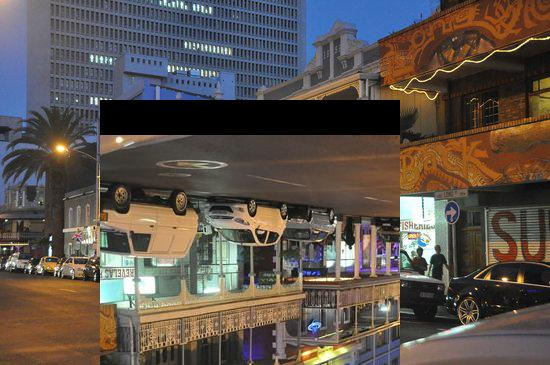

The Python source for this figure:
from PIL import Image

pil_im = Image.open('example.jpg')

box = (100, 100, 400, 400)
region = pil_im.crop(box)

region = region.transpose(Image.ROTATE_180)
pil_im.paste(region, box)
pil_im.save('crop.jpg')
